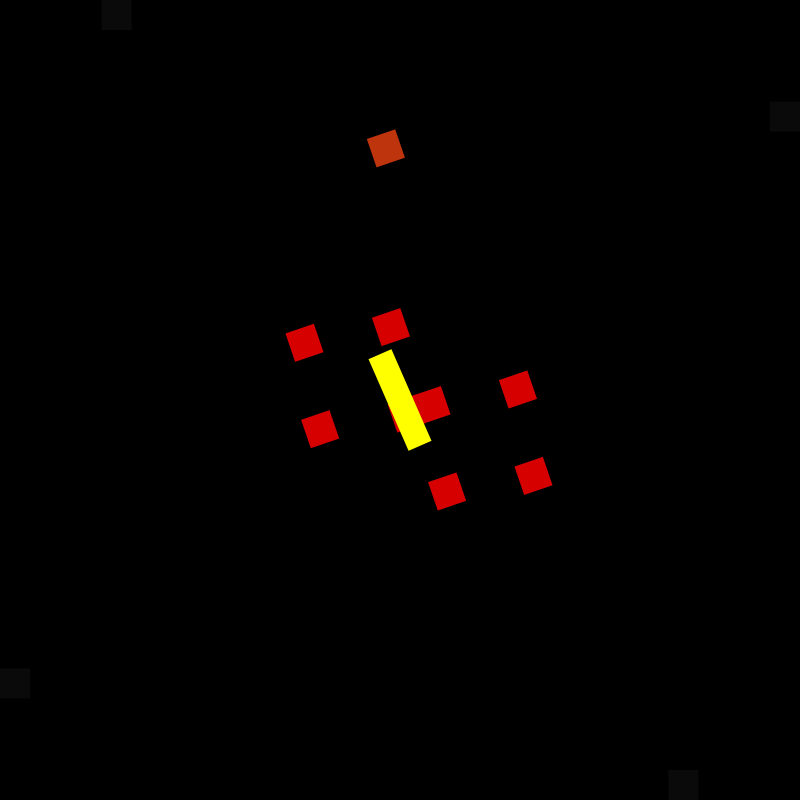
Frame 1 (no input)
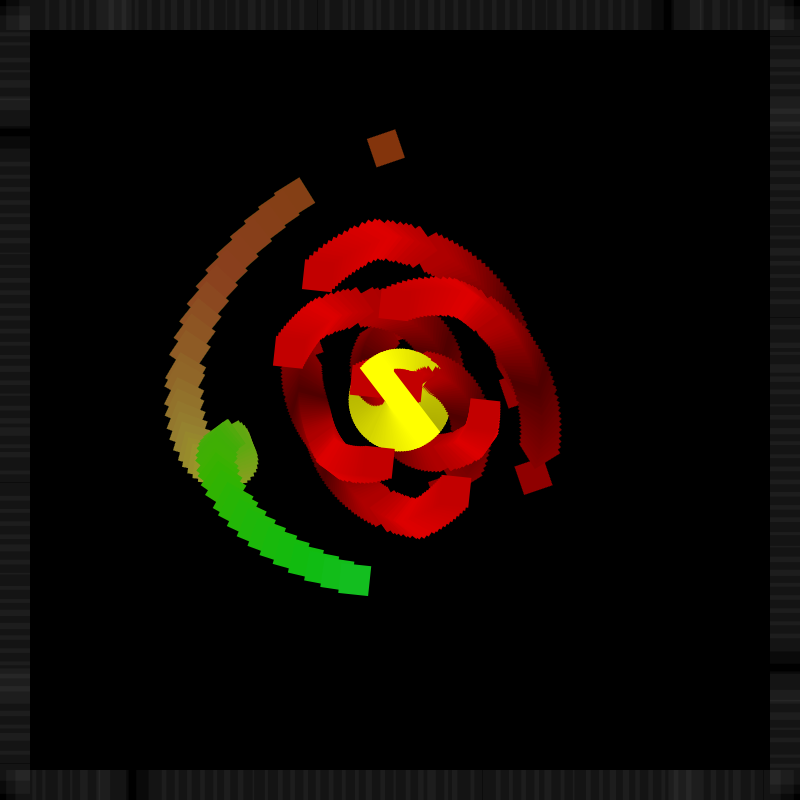
Frame 60 (the mouse pressed at the canvas centre just before this capture)
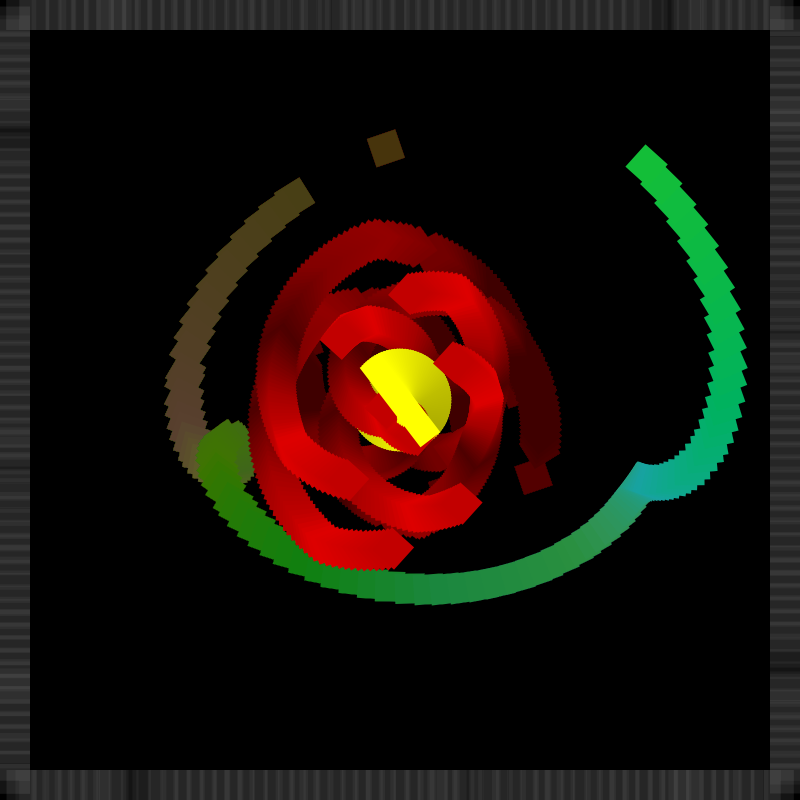
Frame 120 (the mouse held since frame 60 and released just before this capture)

The Processing sketch that drew these frames (run headless with seeded random() and noise(); from frame 60 on, the mouse is pressed at the canvas centre):

// Processing sketch: phases
// ── phases.pde
Phase p1 = new Phase(1000);
Phase p25 = new Phase(2500);
Phase p35 = new Phase(3500);
Phase p5 = new Phase(5000);
Phase p10 = new Phase(10000);

private static float l = 100;
private static float c = 30;

void setup()
{
  size(800, 800);
  rectMode(CORNERS);
  background(0);
  noStroke();
}

void draw()
{
  colorMode(RGB);
  fill(0,2);
  rect(0,0,width,height);
  
  pushMatrix();
    translate(width/2, height/2);
    rotate(-p25.r());
    
    colorMode(HSB, 255, 255, 255);
    
  //  fill(p5.b(p5.l()*p1.o())/2,p5.b(p25.i())/2, p5.b(p35.l())/2);
    fill(p5.b(p35.l())/2,0.25*p5.b(p1.i())+191, 190);
    
    pushMatrix();
      translate(0, -height/3);
      translate(width/8*p1.c(), height/8*p35.s());
      rect(-c/2, -c/2, c/2, c/2);
    popMatrix();
    
    colorMode(RGB);
    
//    fill(p5.b(),p5.b(p1.i()), p5.b(p1.l()));
    fill(p1.b(p1.i())/2+120,0,0);
    
  //  translate(0, height/4);
    
    pushMatrix();
      translate(-l,-l);
      drawWanderingSquares();
    popMatrix();
    
    drawWanderingSquares();
    
    fill(255,255,0);
    
    pushMatrix();
      rotate(-p10.r());
      rect(-l/8,-l/2,l/8,l/2);
    popMatrix();
//    
//    fill(p5.b(p5.l()*p1.o()),p5.b(p1.i()), p5.b(p1.l()));
//    
//    pushMatrix();
//      rotate(p5.r());
//      rect(-l/6,-l/6,l/6,l/6);
//    popMatrix();
  
  popMatrix();
  fill(255,10);
  drawWanderingSquares(min(height,width)-c, c);
}

void drawWanderingSquares()
{
  drawWanderingSquares(l, c);
}

void drawWanderingSquares(float l, float c)
{
  pushMatrix();
    translate(l*p1.p(), 0);
    rect(0,0,c,c);
  popMatrix();
  
  pushMatrix();
    translate(l,l);
    translate(0, -l*p1.n());
    rect(0,0,c,c);
  popMatrix();
  
  pushMatrix();
    translate(0,l);
    translate(l*p1.n(), 0);
    rect(0,0,c,c);
  popMatrix();
  
  pushMatrix();
    translate(0,l);
    translate(0, -l*p1.p());
    rect(0,0,c,c);
  popMatrix();
}

// ── Phase.pde
public class Phase
{
  float period = 1000;
  
  Phase(){}
  
  Phase(int period)
  {
    this.period = abs(period);
  }
  
  public float p() // from 0 to 1
  {
    return (float)millis()%this.period/this.period;
  }
  
  public float n() // from 1 to 0
  {
    return 1-p();
  }
  
  public float o() // from -1 to 1
  {
    return 2*p()-1;
  }
  
  public float r() // from 0 to 2*PI
  {
    return p()*2*PI;
  }
  
  public float i() // from 1 to 0 to 1
  {
    return abs(o());
  }
  
  public float l() // from 0 to 1 to 0
  {
    return 1-i();
  }
  
  public float s() // sin
  {
    return sin(r());
  }
  
  public float c() // cos
  {
    return cos(r());
  }
  
  public float b() // byte
  {
    return 255*p();
  }
  
  public float b(float value)
  {
    return 255*value;
  }
  
}
